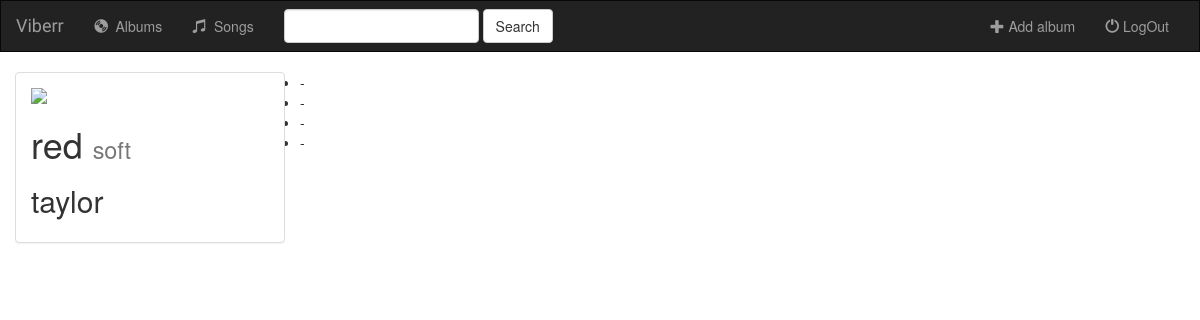
Page /music/1/ on the earlier database version.
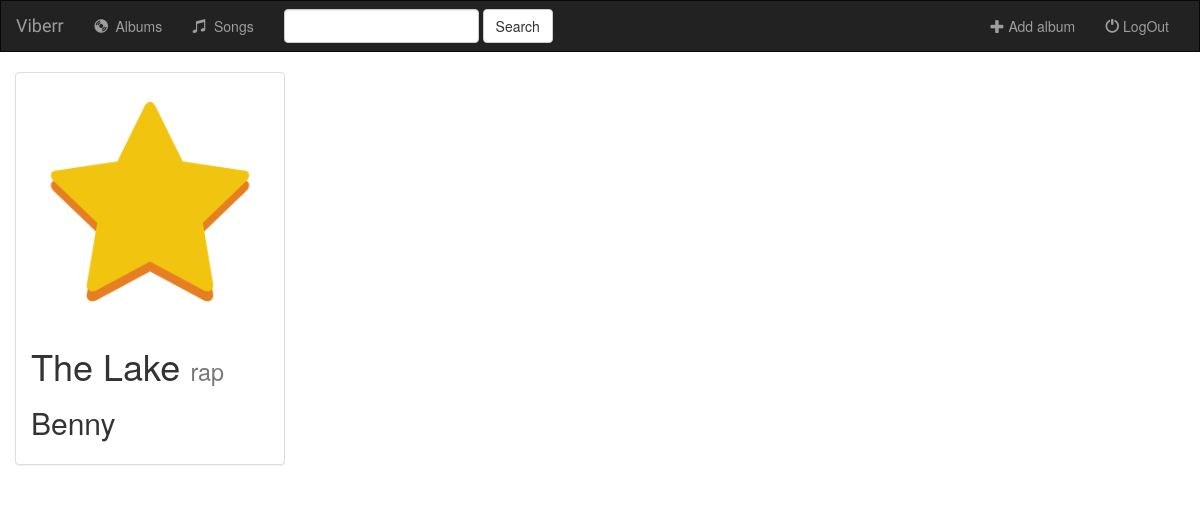
Same page on the later database version.
### music/models.py (models this page shows, shortened)
class Album(models.Model):
    artist = models.CharField(max_length=250)
    album_title = models.CharField(max_length=500)
    genre = models.CharField(max_length=100)
    album_logo = models.FileField()

class Song(models.Model):
    album = models.ForeignKey(Album, on_delete=models.CASCADE)
    file_Type = models.CharField(max_length=10)
    Song_title = models.CharField(max_length=250)

### music/views.py (the view)
# urls.py: path('<album_id>/', views.detail, name='detail'),
def detail(request, album_id):
    album = get_object_or_404(Album, pk=album_id)
    return render(request, 'music/detail.html', {'album': album})

### music/templates/music/detail.html
{% extends 'music/base.html'%}
{% block body %}
<div class="container-fluid songs-container">
    <div class="row">
        <div class="col-sm-4 col-md-3">
            <div class="panel panel-default">
                <div class="panel-body">
                    <a href="{% url 'music:detail' album.id %}">
                        {% if album.album_logo %}
                            <img src="{{ album.album_logo.url }}" class="img-responsive">
                        {% else %}
                            <h3>No image to display</h3>
                        {% endif %}
                    </a>
                    <h1>{{ album.album_title }} <small>{{ album.genre }}</small></h1>
                    <h2>{{ album.artist }}</h2>
                </div>
            </div>
        </div>
<ul>
    {% for song in album.song_set.all %}
    <li>{{ song.song_title }} - {{ song.file_type }}</li>
    {% endfor %}
</ul>
{% endblock %}

### music/templates/music/base.html (shortened to what this page needs)
<!DOCTYPE html>
<html lang="en">
<head>
    {% load staticfiles %}
    <link rel="stylesheet" href="https://maxcdn.bootstrapcdn.com/bootstrap/3.3.6/css/bootstrap.min.css">
    <link rel="stylesheet" type="text/css" href="{% static 'music/style.css' %}"/>
</head>
<body>
<nav class="navbar navbar-inverse">
    <div class="container-fluid">
        <div class="navbar-header">
            <a class="navbar-brand" href="{% url 'music:index' %}">Viberr</a>
        </div>
        <div class="collapse navbar-collapse" id="topNavBar">
            <ul class="nav navbar-nav">
                <li class="{% block albums_active %}{% endblock %}">
                    <a href="{% url 'music:index' %}">
                        <span class="glyphicon glyphicon-cd" aria-hidden="true"></span>&nbsp; Albums</a></li>
				 <li class="{% block songs_active %}{% endblock %}"><a href="#">
						<span class="glyphicon glyphicon-music" aria-hidden="true"></span>&nbsp; Songs</a></li>
                 </ul>
            <form class="navbar-form navbar-left" role="search" method="get" action="{% url 'music:index' %}">
                <div class="form-group">
                    <input type="text" class="form-control" name="q" value="{{ request.GET.q }}">
                </div>
                <button type="submit" class="btn btn-default">Search</button>
            </form>
            <ul class="nav navbar-nav navbar-right">
                <li class="">
                    <a href="{% url 'music:album_add' %}">
                        <span class="glyphicon glyphicon-plus" aria-hidden="true"></span>   Add album
                    </a>
                <li class="">
                    <a href="#">
                        <span class="glyphicon glyphicon-off" aria-hidden="true"></span>   LogOut
                    </a>
                </li>
            </ul>
        </div>
    </div>
</nav>
{% block body %}
{% endblock %}
</body>
</html>

### music/static/music/style.css (style rules this page uses)
body { background: white url("images/82562e172686be3.jpg"); }
.navbar { border-radius:0; }
.navbar-brand { font-family: 'Satisfy', cursive; }

Differences in the rows shown:
changed Album: album_logo: picture added; album_title "red" → "The Lake"; genre "soft" → "rap"; artist "taylor" → "Benny"
